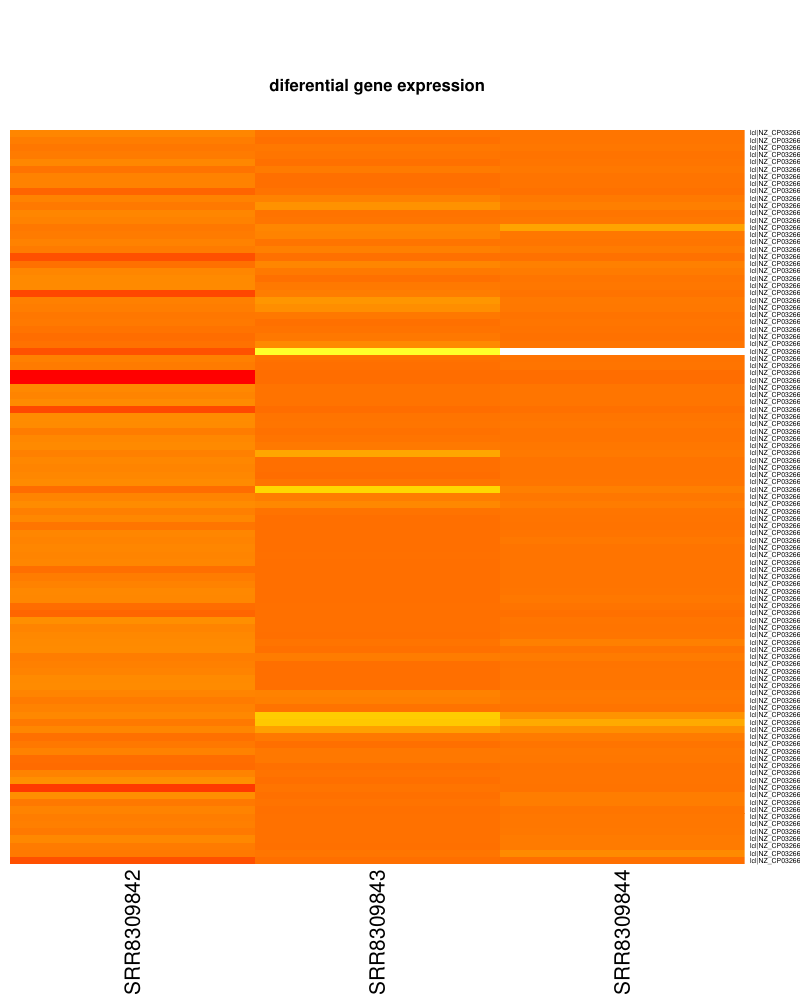

Reproduce this figure in R.

pdf(file = "heatmap.pdf", width = 12, height = 14, family = "Helvetica", pointsize = 12)
par(mar=c(8, 10, 10, 10))

abundances = read.table('all_samples_abundance.txt', sep = '\t', header = TRUE)

abundances_mat <- abundances[,-1]
rownames(abundances_mat) <- abundances[,1]

abundances_mat = abundances_mat[600:700,]

heatmap(as.matrix(abundances_mat),
        scale="column",
        col=heat.colors(256),
        main='diferential gene expression',
        Rowv=NA,
        Colv=NA)
dev.off()